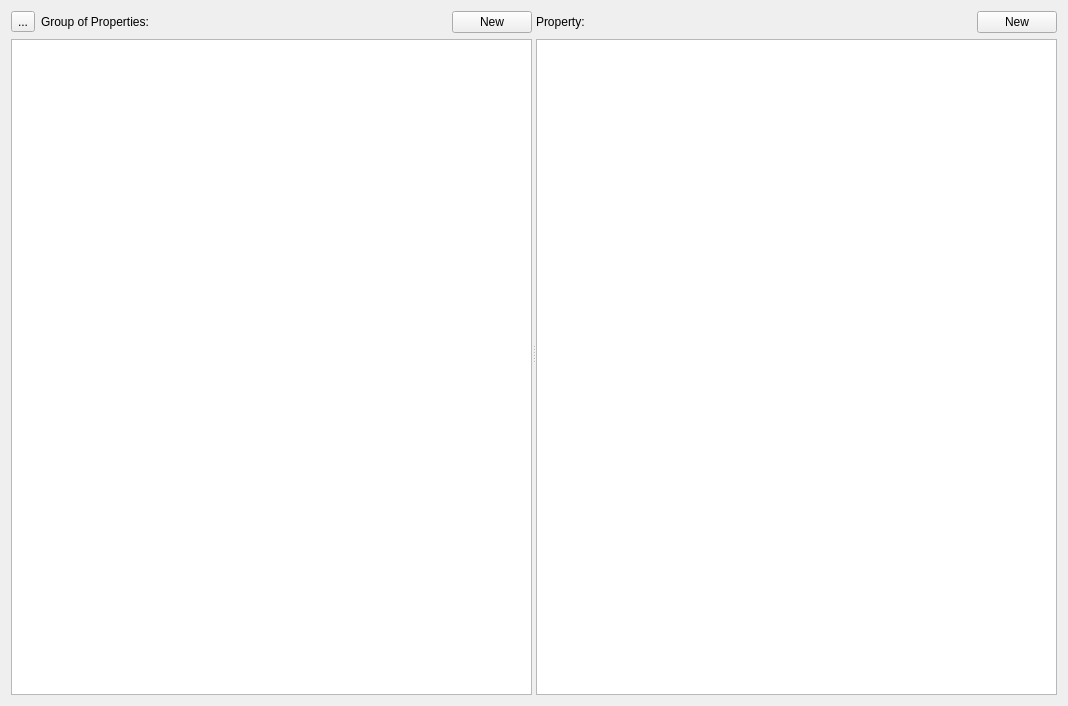
<?xml version="1.0" encoding="UTF-8"?>
<ui version="4.0">
 <class>Form</class>
 <widget class="QWidget" name="Form">
  <property name="geometry">
   <rect>
    <x>0</x>
    <y>0</y>
    <width>1068</width>
    <height>706</height>
   </rect>
  </property>
  <property name="windowTitle">
   <string>Form</string>
  </property>
  <layout class="QVBoxLayout" name="verticalLayout">
   <item>
    <widget class="QSplitter" name="splitter">
     <property name="orientation">
      <enum>Qt::Orientation::Horizontal</enum>
     </property>
     <widget class="QWidget" name="glw_class">
      <layout class="QGridLayout" name="gl_class">
       <item row="0" column="0">
        <widget class="QToolButton" name="tb_search">
         <property name="text">
          <string>...</string>
         </property>
        </widget>
       </item>
       <item row="0" column="1">
        <widget class="QLabel" name="lb_class">
         <property name="sizePolicy">
          <sizepolicy hsizetype="Preferred" vsizetype="Preferred">
           <horstretch>1</horstretch>
           <verstretch>0</verstretch>
          </sizepolicy>
         </property>
         <property name="text">
          <string>Group of Properties:</string>
         </property>
        </widget>
       </item>
       <item row="1" column="0" colspan="3">
        <widget class="GopClassView" name="tv_class">
         <property name="contextMenuPolicy">
          <enum>Qt::ContextMenuPolicy::CustomContextMenu</enum>
         </property>
         <property name="dragEnabled">
          <bool>true</bool>
         </property>
         <property name="dragDropOverwriteMode">
          <bool>true</bool>
         </property>
         <property name="dragDropMode">
          <enum>QAbstractItemView::DragDropMode::DragDrop</enum>
         </property>
         <property name="defaultDropAction">
          <enum>Qt::DropAction::MoveAction</enum>
         </property>
        </widget>
       </item>
       <item row="0" column="2">
        <widget class="QPushButton" name="pb_new_class">
         <property name="text">
          <string>New</string>
         </property>
        </widget>
       </item>
      </layout>
     </widget>
     <widget class="QWidget" name="glw_property">
      <layout class="QGridLayout" name="gl_property">
       <item row="0" column="0">
        <widget class="QLabel" name="lb_prop">
         <property name="sizePolicy">
          <sizepolicy hsizetype="Preferred" vsizetype="Preferred">
           <horstretch>1</horstretch>
           <verstretch>0</verstretch>
          </sizepolicy>
         </property>
         <property name="text">
          <string>Property:</string>
         </property>
        </widget>
       </item>
       <item row="1" column="0" colspan="2">
        <widget class="GopPropertyView" name="tv_properties">
         <property name="contextMenuPolicy">
          <enum>Qt::ContextMenuPolicy::CustomContextMenu</enum>
         </property>
        </widget>
       </item>
       <item row="0" column="1">
        <widget class="QPushButton" name="pb_new_prop">
         <property name="text">
          <string>New</string>
         </property>
        </widget>
       </item>
      </layout>
     </widget>
    </widget>
   </item>
  </layout>
 </widget>
 <customwidgets>
  <customwidget>
   <class>GopClassView</class>
   <extends>QTreeView</extends>
   <header>bsdd_gui.module.group_of_properties.views</header>
  </customwidget>
  <customwidget>
   <class>GopPropertyView</class>
   <extends>QTableView</extends>
   <header>bsdd_gui.module.group_of_properties.views</header>
  </customwidget>
 </customwidgets>
 <resources/>
 <connections/>
</ui>
